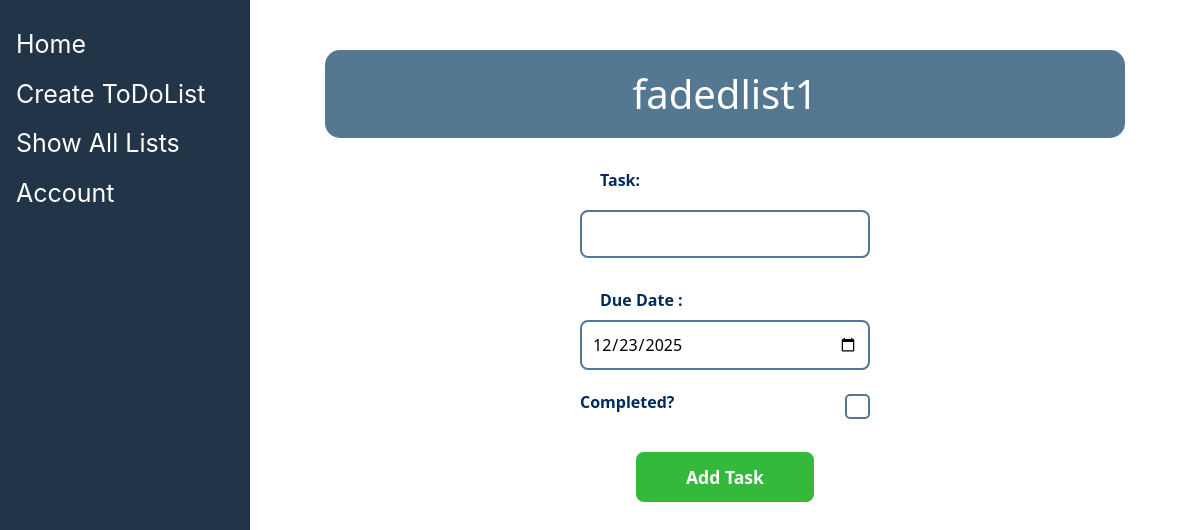
The app's page /1 (signed in), older data.
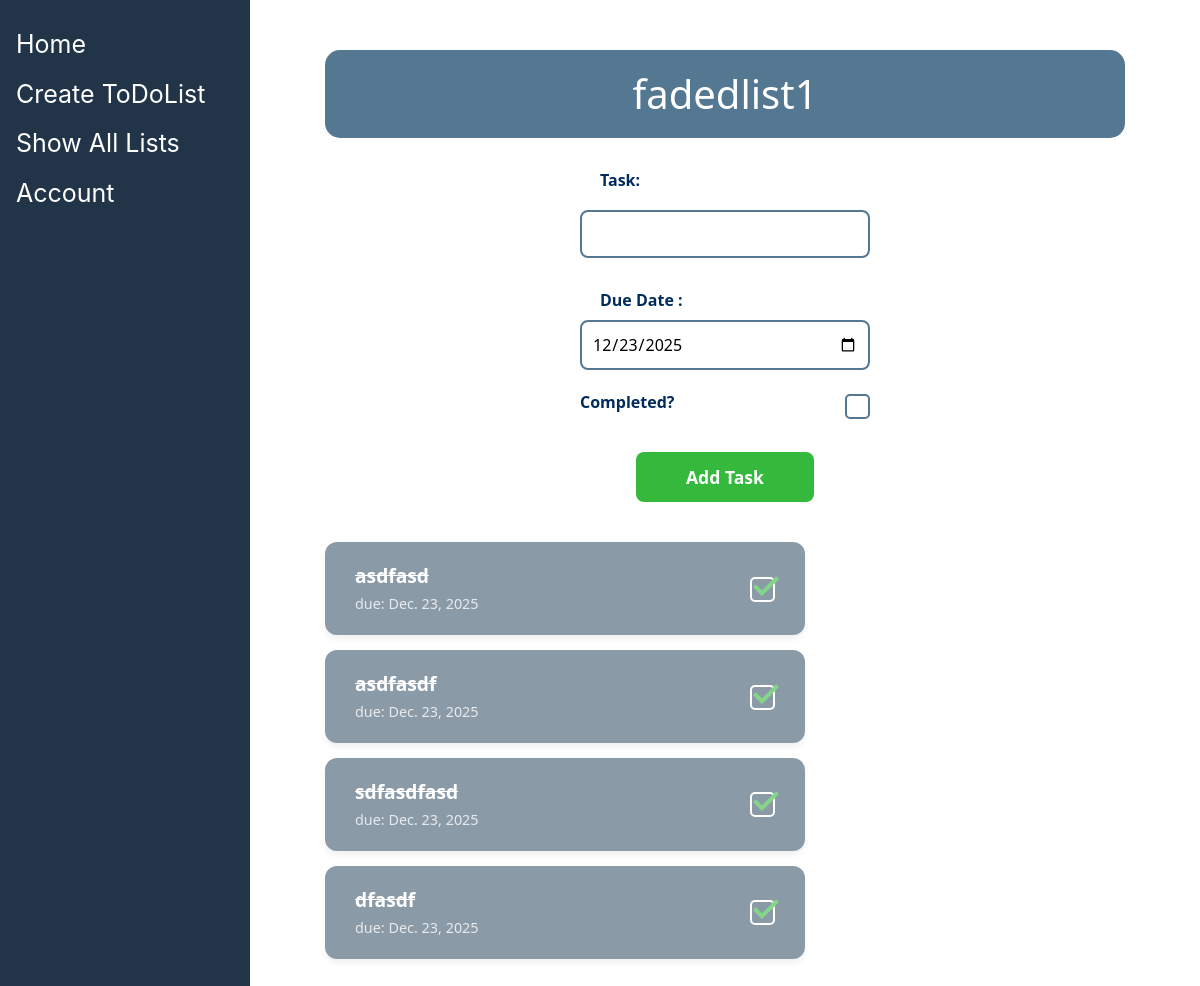
The same page, newer data.
### main/models.py (models this page shows, shortened)
class Item(models.Model):
    todolist = models.ForeignKey(ToDoList, on_delete=models.CASCADE)
    text = models.CharField(max_length=300)
    complete = models.BooleanField(default=False)
    taskId = models.IntegerField(default=0)
    taskDueDate = models.DateField(default = date.today())

### main/views.py (the view, shortened to what this page needs)
# urls.py: path("<int:id>", views.content, name="content"),
def content(response, id):
    taskForm = addToList()
    ls = response.user.todolist_set.filter(order=id).first()
    if not ls:
        return render(response, "main/tableList.html", {
            "nameTable": "An Error Has Occured",
            "nameList": "This list does not exist."
        })
    sorted_items = ls.item_set.all().order_by('taskDueDate')
    return render(response, "main/tableList.html", {"ls": ls, "sort": sorted_items, "form": taskForm})

### main/forms.py
class addToList(forms.Form):
     Task = forms.CharField(label = "Task", max_length=200)
     dueDate = forms.DateField(label = "Due Date ", widget=forms.DateInput(attrs={'type': 'date'}), initial = date.today())
     complete = forms.BooleanField(label = "Completed?", required=False)

### main/templates/main/tableList.html (shortened to what this page needs)
{% extends 'main/base.html' %}
{% block content %}
<div class="task-container">
    <h1>{{nameTable}}{{ls.name}}</h1>
    <form method="post" name="taskForm" action="">
        <div class="input-section">
            <div class="form-fields">
                {{form.as_p}}
            </div>
            <button type="submit" name="save" value="newTask" class="add-btn">Add Task</button>
        </div>
        <ul class="task-list">
            {% for item in sort %}
                {% if item.complete == True %}
                    <li class="task-item completed">
                        <div class="task-text">
                            <span class="text-main">{{item.text}}</span>
                            <span class="text-due">due: {{item.taskDueDate}}</span>
                        </div>
                        <div class="checkbox-wrapper-19">
                            <input type="checkbox" id="{{item.taskId}}" name="toggledItem" value="{{item.taskId}}" checked onchange="this.form.submit()" />
                        </div>
                    </li>
                {% endif %}
            {% endfor %}
        </ul>
    </form>
</div>
{% endblock %}

Row changes from the older to the newer data that the page shows:
added Item: text "asdfasd", taskDueDate "Dec. 23, 2025"
added Item: text "asdfasdf", taskDueDate "Dec. 23, 2025"
added Item: text "sdfasdfasd", taskDueDate "Dec. 23, 2025"
added Item: text "dfasdf", taskDueDate "Dec. 23, 2025"
